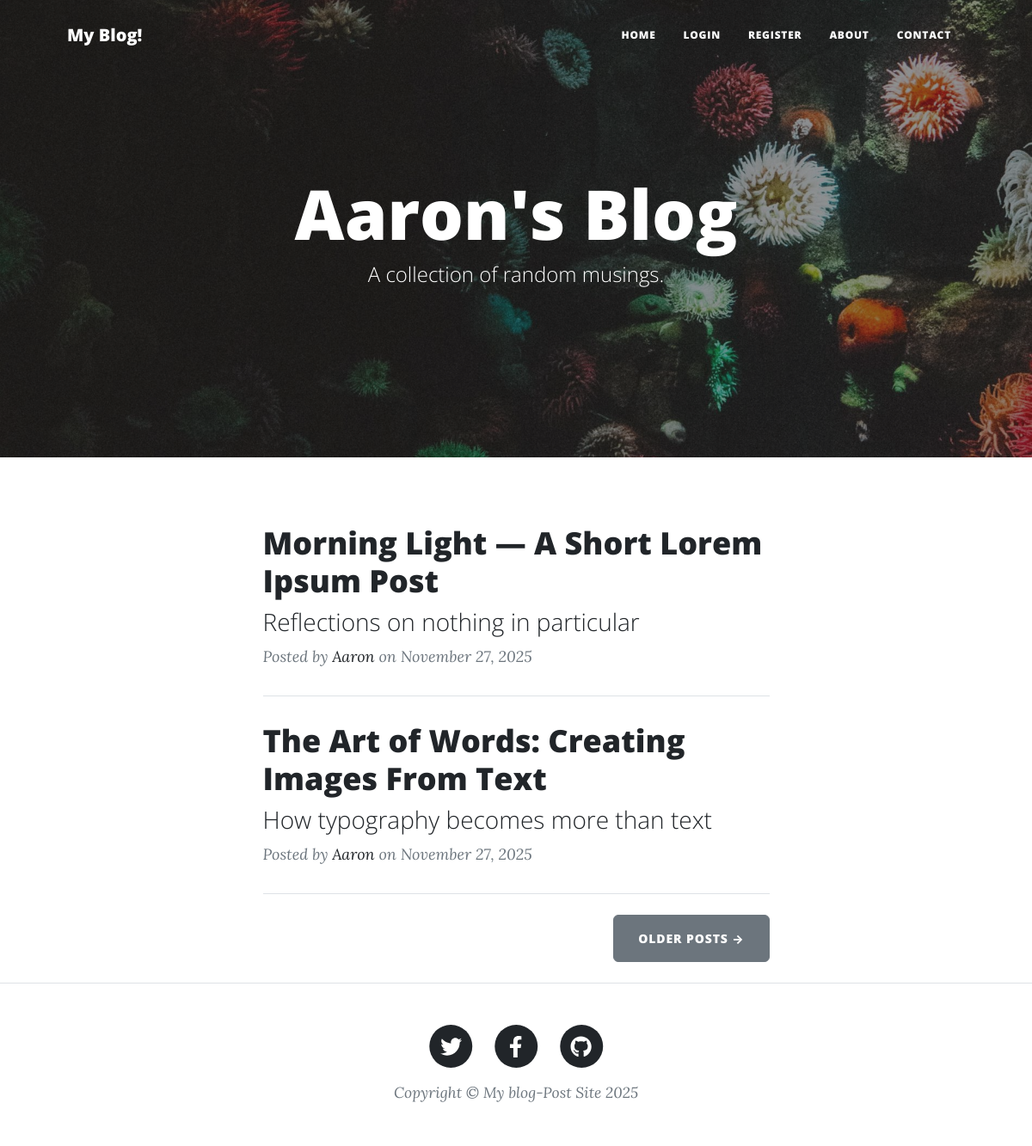
The page / on the database its author committed.
### main.py (models this page shows)
class BlogPost(db.Model):
    __tablename__ = "blog_posts"
    id: Mapped[int] = mapped_column(Integer, primary_key=True)
    title: Mapped[str] = mapped_column(String(250), unique=True, nullable=False)
    subtitle: Mapped[str] = mapped_column(String(250), nullable=False)
    date: Mapped[str] = mapped_column(String(250), nullable=False)
    body: Mapped[str] = mapped_column(Text, nullable=False)
    img_url: Mapped[str] = mapped_column(String(250), nullable=False)
    comment_post = relationship("Comments", back_populates="comment", cascade="all, delete-orphan")
    author = relationship("User", back_populates="post")
    author_id: Mapped[int] = mapped_column(Integer, db.ForeignKey("users.id"))

class User(db.Model, UserMixin):
    __tablename__ = "users"
    id: Mapped[int] = mapped_column(Integer, primary_key=True)
    name: Mapped[str] = mapped_column(String(50), nullable=False)
    email: Mapped[str] = mapped_column(String(250), unique=True, nullable=False)
    password: Mapped[str] = mapped_column(String(250), nullable=False)
    post = relationship("BlogPost", back_populates="author")
    comment = relationship("Comments", back_populates="comment_author")

### main.py (the view)
@app.route('/')
def get_all_posts():
    result = db.session.execute(db.select(BlogPost))
    posts = result.scalars().all()
    return render_template("index.html",
                           all_posts=posts,
                           current_user=current_user,)

### templates/index.html (shortened to what this page needs)
{% include "header.html" %}
<header
  class="masthead"
  style="background-image: url('../static/assets/img/home-bg.jpg')"
>
  <div class="container position-relative px-4 px-lg-5">
    <div class="row gx-4 gx-lg-5 justify-content-center">
      <div class="col-md-10 col-lg-8 col-xl-7">
        <div class="site-heading">
          <h1>Aaron's Blog</h1>
          <span class="subheading">A collection of random musings.</span>
        </div>
      </div>
    </div>
  </div>
</header>
<div class="container px-4 px-lg-5">
  <div class="row gx-4 gx-lg-5 justify-content-center">
    <div class="col-md-10 col-lg-8 col-xl-7">
      {% for post in all_posts %}
      <div class="post-preview">
        <a href="{{ url_for('show_post', post_id=post.id) }}">
          <h2 class="post-title">{{ post.title }}</h2>
          <h3 class="post-subtitle">{{ post.subtitle }}</h3>
        </a>
        <p class="post-meta">
          Posted by
          <a href="#">{{post.author.name}}</a>
          on {{post.date}}
        </p>
      </div>
      <hr class="my-4" />
      {% endfor %}
      <div class="d-flex justify-content-end mb-4">
        <a class="btn btn-secondary text-uppercase" href="#!">Older Posts →</a>
      </div>
    </div>
  </div>
</div>
{% include "footer.html" %}

### templates/header.html (shortened to what this page needs)
<!DOCTYPE html>
<html lang="en">
  <head>
    {% block styles %}
    {{ bootstrap.load_css() }}
    <link
      href="{{ url_for('static', filename='css/styles.css') }}"
      rel="stylesheet"
    />
    {% endblock %}
  </head>
  <body>
    <nav class="navbar navbar-expand-lg navbar-light" id="mainNav">
      <div class="container px-4 px-lg-5">
        <a class="navbar-brand" href="/">My Blog!</a>
        <div class="collapse navbar-collapse" id="navbarResponsive">
          <ul class="navbar-nav ms-auto py-4 py-lg-0">
            <li class="nav-item">
              <a
                class="nav-link px-lg-3 py-3 py-lg-4"
                href="{{ url_for('get_all_posts') }}"
                >Home</a
              >
            </li>
              {% if not current_user.is_authenticated %}
            <li class="nav-item">
              <a
                class="nav-link px-lg-3 py-3 py-lg-4"
                href="{{ url_for('login') }}"
                >Login</a
              >
            </li>
            <li class="nav-item">
              <a
                class="nav-link px-lg-3 py-3 py-lg-4"
                href="{{ url_for('register') }}"
                >Register</a
              >
            </li>
                {% endif %}
            <li class="nav-item">
              <a
                class="nav-link px-lg-3 py-3 py-lg-4"
                href="{{ url_for('about') }}"
                >About</a
              >
            </li>
            <li class="nav-item">
              <a
                class="nav-link px-lg-3 py-3 py-lg-4"
                href="{{ url_for('contact') }}"
                >Contact</a
              >
            </li>
          </ul>
        </div>
      </div>
    </nav>
  </body>
</html>

### templates/footer.html (shortened to what this page needs)
        <footer class="border-top">
          <div class="container px-4 px-lg-5">
              <div class="row gx-4 gx-lg-5 justify-content-center">
                  <div class="col-md-10 col-lg-8 col-xl-7">
                      <ul class="list-inline text-center">
                          <li class="list-inline-item">
                              <a href="https://x.com/AaronTeshale">
                                  <span class="fa-stack fa-lg">
                                      <i class="fas fa-circle fa-stack-2x"></i>
                                      <i class="fab fa-twitter fa-stack-1x fa-inverse"></i>
                                  </span>
                              </a>
                          </li>
                          <li class="list-inline-item">
                              <a href="#">
                                  <span class="fa-stack fa-lg">
                                      <i class="fas fa-circle fa-stack-2x"></i>
                                      <i class="fab fa-facebook-f fa-stack-1x fa-inverse"></i>
                                  </span>
                              </a>
                          </li>
                          <li class="list-inline-item">
                              <a href="https://github.com/Aaron-pweb">
                                  <span class="fa-stack fa-lg">
                                      <i class="fas fa-circle fa-stack-2x"></i>
                                      <i class="fab fa-github fa-stack-1x fa-inverse"></i>
                                  </span>
                              </a>
                          </li>
                      </ul>
                      <div class="small text-center text-muted fst-italic">Copyright &copy; My blog-Post Site 2025</div>
                  </div>
              </div>
          </div>
      </footer>
  </body>
</html>

### rows shown on the page
BlogPost: title "Morning Light — A Short Lorem Ipsum Post", subtitle "Reflections on nothing in particular", author.name "Aaron", date "November 27, 2025"
BlogPost: title "The Art of Words: Creating Images From Text", subtitle "How typography becomes more than text", author.name "Aaron", date "November 27, 2025"
